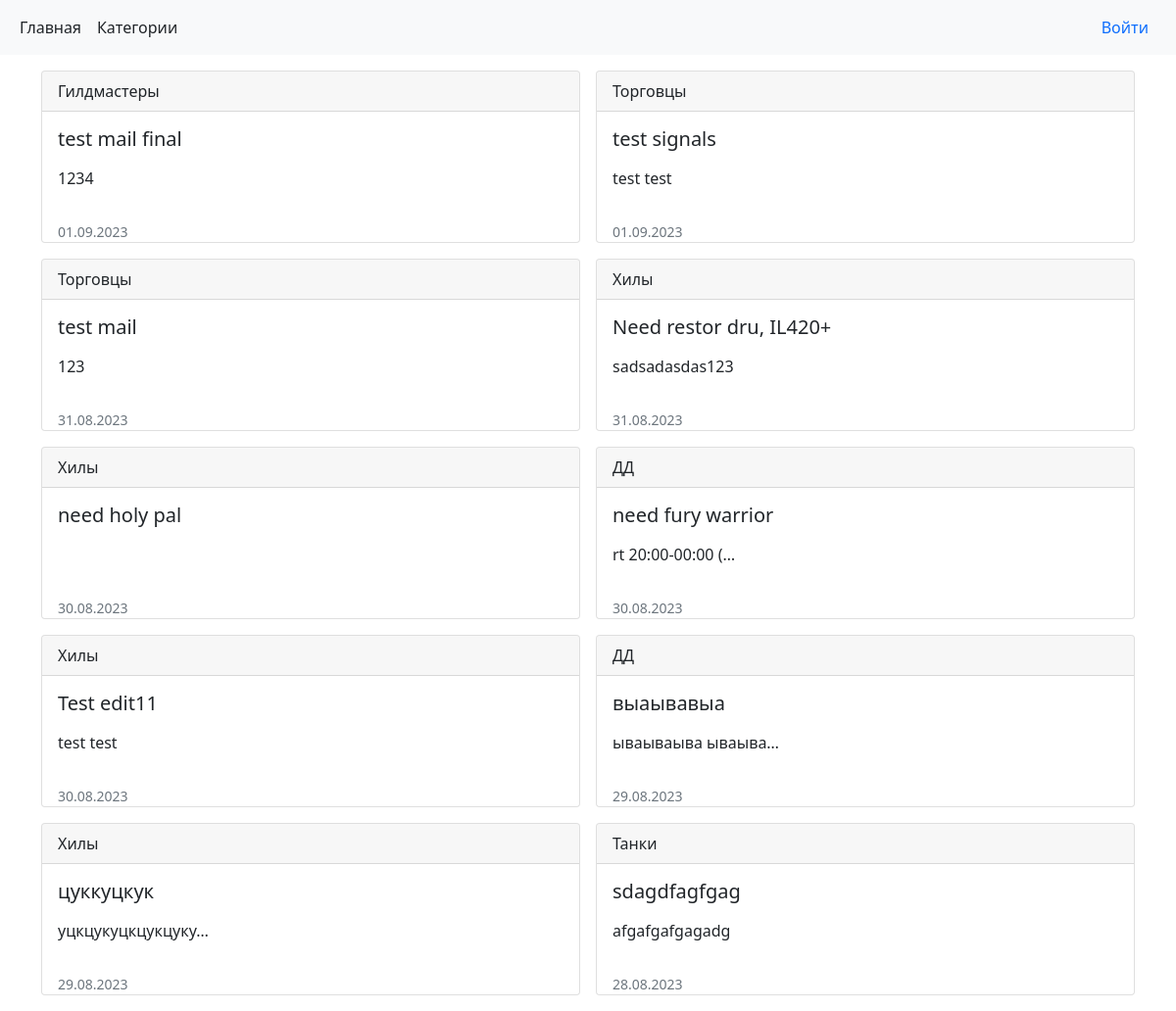
The page / on the database its author committed.
### board/models.py (models this page shows, shortened)
class Post(models.Model):
    user = models.ForeignKey(User, on_delete=models.CASCADE, verbose_name="Автор")
    category = models.ForeignKey(
        Category, on_delete=models.CASCADE, verbose_name="Категория"
    )
    title = models.CharField(max_length=50, verbose_name="Заголовок")
    date = models.DateTimeField(auto_now_add=True, verbose_name="Дата публикации")
    text = RichTextUploadingField(verbose_name="Текст")
    slug = models.SlugField(
        max_length=255, unique=True, db_index=True, verbose_name="URL"
    )

class Category(models.Model):
    name = models.CharField(unique=True, max_length=120)
    slug = models.SlugField(
        max_length=255, unique=True, db_index=True, verbose_name="URL"
    )
    def __str__(self):
        return f"{self.name}"

### board/views.py (the view)
# urls.py: path("", PostList.as_view(), name="posts"),
class PostList(ListView):
    model = Post
    template_name = "board/posts.html"
    context_object_name = "posts"
    ordering = "-date"
    paginate_by = 10

### templates/board/posts.html (shortened to what this page needs)
{% extends 'base.html' %}
{% block content %}
{% if object_list %}
<div class="container my-3">
    <div class="row row-cols-1 row-cols-md-2 g-3">
        {% for obj in object_list %}
        <div class="col">
            <div class="card h-100">
                <div class="card-header">{{ obj.category}}</div>
                <div class="card-body">
                    <h5 class="card-title">{{ obj.title }}</h5>
                    <p class="card-text">{{ obj.text|truncatechars:20|safe }}</p>
                </div>
                <small class="text-body-secondary text-muted mx-3">{{ obj.date|date:'d.m.Y' }}</small>
            </div>
        </div>
        {% endfor %}
    </div>
</div>
{% else %}
<h1>Объявлений нет</h1>
{% endif %}
{% endblock content %}

### rows shown on the page
Post: category "Гилдмастеры", title "test mail final", text "1234", date "01.09.2023"
Post: category "Торговцы", title "test signals", text "test test", date "01.09.2023"
Post: category "Торговцы", title "test mail", text "123", date "31.08.2023"
Post: category "Хилы", title "Need restor dru, IL420+", text "sadsadasdas123", date "31.08.2023"
Post: category "Хилы", title "need holy pal", date "30.08.2023"
Post: category "ДД", title "need fury warrior", text "rt 20:00-00:00 (…", date "30.08.2023"
Post: category "Хилы", title "Test edit11", text "test test", date "30.08.2023"
Post: category "ДД", title "выаывавыа", text "ываываыва ываыва…", date "29.08.2023"
Post: category "Хилы", title "цуккуцкук", text "уцкцукуцкцукцуку…", date "29.08.2023"
Post: category "Танки", title "sdagdfagfgag", text "afgafgafgagadg", date "28.08.2023"
